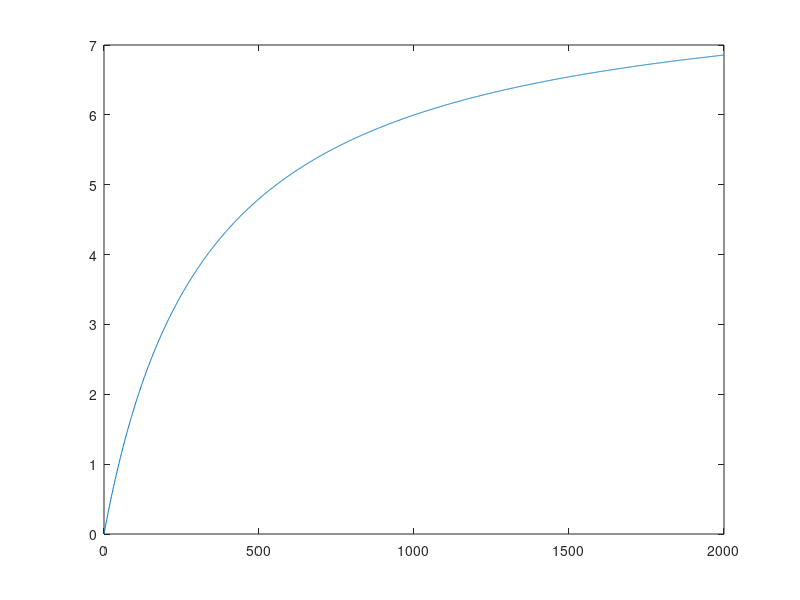

The MATLAB script that drew this image:
function script()
    %Del 2
    %plotPart2([0, 0.5, 1, 1.5, 2, 2.99, 3], [0, 0.52, 1.09, 1.75, 2.45, 3.5, 4]);
    
    %Del 3
    part3LS()
end

%Del 2:
function [a,b] = leastSquared(xList, yList)
    leastSquaredMat = [xList.^2, xList];
    koeff = leastSquaredMat\yList;
    a = koeff(1,1);
    b = koeff(2,1);
end

function plotPart2(xList, yList)
    [a,b] = leastSquared(xList', yList');

    plot(xList(1),yList(1),".");
    hold on
    
    plot(xList(2),yList(2),".");
    hold on
    
    plot(xList(3),yList(3),".");
    hold on
    
    plot(xList(4),yList(4),".");
    hold on
    
    plot(xList(5),yList(5),".");
    hold on
    
    plot(xList(6),yList(6),".");
    hold on
    
    plot(xList(7),yList(7),".");
    hold on
    
    x = 0:0.01:3;
    
    y1 = a*x.^2+b*x;
    plot(x, y1);
    
    hold on
    
    p = polyfit(xList, yList, length(xList)-1);
    yVal = polyval(p, x);
    
    plot(x, yVal);
    
    hold off
end

%Del 3:
function part3LS()
    alpha = [150, 200, 300, 500, 1000, 2000];
    U = [2, 3, 4, 5, 6, 7];
    
    aFunc = @(x, y) x./y - x./8; 
    
    sysR = aFunc(alpha, U)';
    
    sysL = ones(6, 1);
    
    a = sysL \ sysR;
    
    UFunc = @(x) 1./(1./8 + a./x);
    
    graphRangeX = 0:1:2000;
    
    graphRangeY = UFunc(graphRangeX);
    
    plot(graphRangeX, graphRangeY);
    
end
